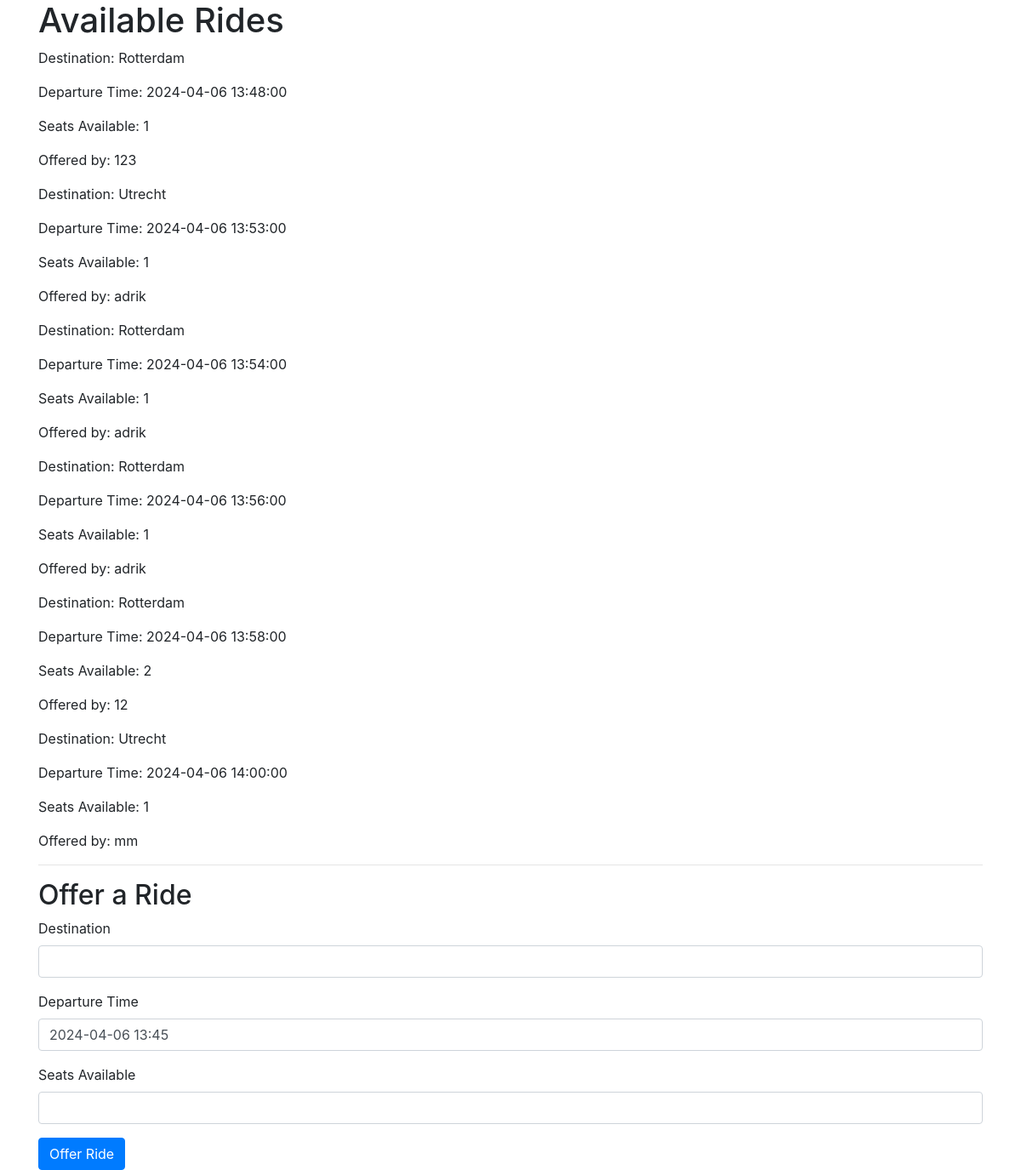
The page /dashboard (signed in) on the database its author committed.
### app.py (models this page shows)
class RideOffer(db.Model):
    id = db.Column(db.Integer, primary_key=True)
    destination = db.Column(db.String(100), nullable=False)
    departure_time = db.Column(db.DateTime, nullable=False)
    seats_available = db.Column(db.Integer, nullable=False)
    driver_id = db.Column(db.Integer, db.ForeignKey('user.id'), nullable=False)

class User(UserMixin, db.Model):
    id = db.Column(db.Integer, primary_key=True)
    username = db.Column(db.String(20), unique=True, nullable=False)
    email = db.Column(db.String(120), unique=True, nullable=False)
    password = db.Column(db.String(60), nullable=False)
    rides_offered = db.relationship('RideOffer', backref='driver', lazy=True)

### app.py (the view)
@app.route('/dashboard')
@login_required
def dashboard():
    rides = RideOffer.query.all()
    form = RideOfferForm()  # Make sure to initialize the form here
    return render_template('dashboard.html', rides=rides, form=form)

### app.py
class RideOfferForm(FlaskForm):
    destination = StringField('Destination', validators=[DataRequired()])
    departure_time = DateTimeField('Departure Time', format='%Y-%m-%d %H:%M', default=datetime.now, validators=[DataRequired()])
    seats_available = IntegerField('Seats Available', validators=[DataRequired()])
    submit = SubmitField('Offer Ride')

### app.py (called while the page is built)
@login_manager.user_loader
def load_user(user_id):
    return User.query.get(int(user_id))

### templates/dashboard.html (shortened to what this page needs)
<!DOCTYPE html>
<html lang="en">
<head>
    <link rel="stylesheet" href="{{ url_for('static', filename='css/bootstrap.min.css') }}">
</head>
<body>
<div class="container">
    <h1>Available Rides</h1>
    <div>
        {% for ride in rides %}
        <div class="ride">
            <p>Destination: {{ ride.destination }}</p>
            <p>Departure Time: {{ ride.departure_time }}</p>
            <p>Seats Available: {{ ride.seats_available }}</p>
            <p>Offered by: {{ ride.driver.username }}</p>
        </div>
        {% endfor %}
    </div>
    <hr>
    <h2>Offer a Ride</h2>
    <form action="{{ url_for('offer_ride') }}" method="post">
        <div class="form-group">
            {{ form.destination.label }}
            {{ form.destination(class="form-control") }}
        </div>
        <div class="form-group">
            {{ form.departure_time.label }}
            {{ form.departure_time(class="form-control") }}
        </div>
        <div class="form-group">
            {{ form.seats_available.label }}
            {{ form.seats_available(class="form-control") }}
        </div>
        {{ form.submit(class="btn btn-primary") }}
    </form>
</div>
</body>
</html>

### rows shown on the page
RideOffer: destination "Rotterdam", departure_time "2024-04-06 13:48:00", seats_available "1", driver.username "123"
RideOffer: destination "Utrecht", departure_time "2024-04-06 13:53:00", seats_available "1", driver.username "adrik"
RideOffer: destination "Rotterdam", departure_time "2024-04-06 13:54:00", seats_available "1", driver.username "adrik"
RideOffer: destination "Rotterdam", departure_time "2024-04-06 13:56:00", seats_available "1", driver.username "adrik"
RideOffer: destination "Rotterdam", departure_time "2024-04-06 13:58:00", seats_available "2", driver.username "12"
RideOffer: destination "Utrecht", departure_time "2024-04-06 14:00:00", seats_available "1", driver.username "mm"
